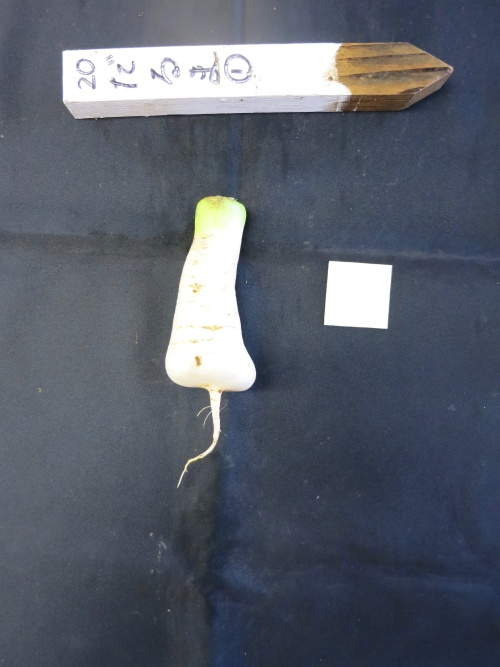
#> input picture test.jpg, 500 x 667 px
$ python -i radishlib.py   (imports and definitions only)   (older library calls are emulated)
#> lines starting #> are read from the running program, lines starting #| are printed output that depends on the picture; after the words box and inside, x2 and y2 are one past the last pixel; in counts of white or black regions, pixels touching at a corner belong together
# -*- coding: utf-8 -*-

#  radishib.py
#
import cv2
import matplotlib
import matplotlib.pyplot as plt
# from thin.thin import getSkelline
import numpy as np
import random
from copy import copy
import math

''' ------------------------------------
   cv2 用の画像を matplotlib の imshow で表示するための関数
'''

# 表示をオンオフするためのフラグ
IMGON = True

# プロット用関数
# [36 lines left out: functions plotimg, pltgry, pltcol, paraimage, not called in this run]

# 余分なマージンをカットする関数
# 余分なマージンをカットした画像を返す関数． オブジェクトサイズ/ratio だけマージンを残す
# 対象とする画像はシルエットが白のシルエット画像に限定
# ratio :  縁として残す割合　　　デフォルトは４　　　４なら白領域を囲む幅、高さの 1/4 のサイズの縁を残す
# showrec : 囲む矩形を描画するかどうかのフラグ  default は False つまり描かない
# color :  矩形を描く色
# bsize :  矩形の線の太さ

def cutmargin(img,ratio=4, showline = False, color=(255,255,255), bsize = 2) :
    x,y,w,h = cv2.boundingRect(img)
    x2 = int(w/ratio)
    y2 = int(h/ratio)
    shp = (h+2*y2,w+2*x2)
    outimg = np.zeros(shp, dtype=np.uint8)
    outimg[y2:y2+h,x2:x2+w]=img[y:y+h,x:x+w]
    if showline :
        outimg = cv2.rectangle(outimg,(x2,y2),(x2+w,y2+h),color,bsize)
    return outimg

# 指定された中心周りに指定された角度だけ画像を回転してマージンをカットする関数
# img : 入力画像
# deg : 回転角　degree
# cx,cy :  回転の中心　　　cx が負の数の場合は画像の中心を基準に回転
# ratio :  縁として残す割合

def imagerotation(img, deg,cx= -1, cy=-1 , ratio=4):  # deg 回転角，　(cx,cy) 回転中心  ratio
    if cx < 0:
        cx = img.shape[1]/2
        cy = img.shape[0]/2
    rows,cols = img.shape[:2]
    need = int(np.sqrt(rows**2+cols**2)) # 描画エリアを十分確保するために対角の長さを計算
    xoff = int((need-cols)/2)
    yoff = int((need-rows)/2)
    tmpimg = np.zeros((need,need),dtype=np.uint8) # 描画用画像エリア
    tmpimg[yoff:yoff+rows,xoff:xoff+cols]=img # シルエット画像をコピー
    mat = cv2.getRotationMatrix2D((cx+xoff,cy+yoff), deg, 1.0)
    outimg = cv2.warpAffine(tmpimg, mat, (0,0))
    outimg = cutmargin(outimg,ratio)
    cv2.threshold(outimg,127,255,cv2.THRESH_BINARY,dst=outimg)
    return outimg

# 回転を考慮した矩形でカットし，それを水平に向けた上でマージンをカット
def rotateAndcut(img,ratio=4) :
    cntimg = copy(img)
    _img,contours,hierarchy = cv2.findContours(cntimg, cv2.RETR_EXTERNAL, cv2.CHAIN_APPROX_NONE)
    radishcon = contours[0] # ダイコンの輪郭線
    para_reps = 0.01 # Sufficient accuracy for the radius (distance between the coordinate origin and the line).
    para_aeps = 0.01 # Sufficient accuracy for the angle. 0.01 would be a good default value for reps and aeps.
    # cv2.DIST_L2 は あてはめ誤差の評価基準　https://goo.gl/i0UQag
    [vx,vy,x0,y0] = cv2.fitLine(radishcon, cv2.DIST_L2,0,para_reps,para_aeps)
    deg = math.atan2(vy,vx)*180/np.pi + 180 # 必要な回転角の計算
    outimg = imagerotation(img,deg,x0,y0, ratio)
    return outimg

''' ------------------------------------
   ２階調化と膨張収縮によるゴミ除去

   ２階調化した後
   MORPH_OPEN（収縮後膨張） を２回実行して孤立点や線幅１の髭を除去×２回
   MORPH_CLOSE（膨張後収縮） を２回実行して穴埋め×２回
'''
# [6 lines left out: function dthreshold, not called in this run]

''' ------------------------------------
    ラベルイメージから小領域を削除する
'''
# [6 lines left out: function removeSmallArea, not called in this run]

''' ------------------------------------
    白黒画像中の最大面積の連結成分を取り出す
'''
# [6 lines left out: function getBigWhite, not called in this run]

''' ------------------------------------
    白画素の数を答える
'''
# [5 lines left out: function countWhitePixels, not called in this run]


''' ------------------------------------
    ダイコン画像と指標画像を分離し、基準となる長さを画素数として求める
    bw ：　画像
    choice : 1  なら1番大きい領域を取り出す。　２なら２番めに大きい領域を取り出す
    output: True ならファイル出力する
    show : True なら表示する
    outfile: 出力ファイル名
    返り値：　ダイコン画像、指標画像、単位長さ辺りのピクセル数、面積
'''
# [18 lines left out: function getRadish, not called in this run]


''' ------------------------------------
ラベリングして色つけ
    image  2値画像
    connectivity  8連結型か4連結型かのスイッチ(default 8 )
        4連結の場合は斜めに隣接していても連続していないと考える
    bw 1 なら白領域のラベリング、０なら黒領域のラベリング

        関数
            labeling()  ->  ラベリングしてラベル数、ラベル画像、情報を返す  (gray)
            color2label()  -> ラベル画像に色づけして返す（color)
            colorlabeling()  ->  ラベリングして色付けしてカラー画像を返す（color)

    返り値  (numberoflabels, labelimg, menseki)
         numberoflabels  ラベルの数（反対色全体も０のラベルがつくので１多くなる）
         labelimg　各画素の明るさデータの代わりにラベルデータが入った画像
         menseki 各ラベルのつけられた画素数のリスト
'''
# image に連結成分ごとのラベルをつけて画像として返す関数
# [44 lines left out: functions labeling, labeling2, color2label, colorlabeling, not called in this run]

''' ------------------------------------
線図形のセグメンテーション
'''
# 指定されたピクセルの周囲のピクセルを取得
# [5 lines left out: function neighbours, not called in this run]

# 連結数 (8連結)
def connection_number(neighbours):
    n = 1-np.array(neighbours)
    return sum((1-n)[:-2]), sum( n[i] -  n[i]*n[i+1]*n[i+2]  for  i in range(0,7,2))

# スケルトンのリストを生成する関数、細線化バージョン
# [20 lines left out: function skellist, not called in this run]

''' ------------------------------------
スケルトンからの２値画像データの復元
'''
# スケルトンデータから2値画像データを復元 （検証のため）
# skeldata は [x,y,d] のリスト、dは距離データ

# [31 lines left out: functions skel2img, skel2img2, skelOnimg, not called in this run]

'''' ------------------------------------
スケルトンを分岐点で分割

完全に幅１の８連結線画であることが前提
'''
# [20 lines left out: function skllabel, not called in this run]

''' ------------------------------------
スケルトンの髭を除去する
'''
# [67 lines left out: functions oneSkelton, recalcDistanceP, not called in this run]


'''
描画関数

radiusfunc(invert)
軸に沿った距離を横軸，　その点の距離データを縦軸にしたグラフを描く
（距離データとは軸上の点から表皮までの最短距離．　　中央辺りでは径に相当する

'''
# [242 lines left out: functions radiusfunc, makeNormalizedImage, getContour, getTipData, getTipDataAll, shiftX and 4 more, not called in this run]
    # pts: サンプル点,
    # dl : サンプルの始点から測った折れ線近似された輪郭に沿って各点までの距離
    # cuv: 曲率のリスト

'''
山登りによるスケルトン抽出

軸に沿った距離を横軸，　その点の距離データを縦軸にしたグラフを描く
（距離データとは軸上の点から表皮までの最短距離．　　中央辺りでは径に相当する

'''

# 座標(x,y) の８近傍データの取得
# 方向番号は右を０として、時計回り
#        5  6  7
#        4     0
#        3  4  1
# [115 lines left out: functions get8nb, decideDirection, getNextRidge13, not called in this run]

''' ******* 指定点からのスケルトントレース　方法１

 point = (sx,sy) 追跡開始点、
 direct  = 0~7  初期追跡方向、
　　　　　　5   6   7
     4   　　　   0　　　　　  右方向を０とし、時計回りに、１，２，３
     3   2   1
 distances 距離データの２次元配列
 phaseswitch  この太さの地点を通り過ぎるまでは周辺が黒画素から距離１でも先に進む
 para1 斜め方向の割引率
 para2 後述
'''
''' 【概要】
追跡開始点から direct の方向に、次式の評価値の高い点をピックアップすることでスケルトンを得る。

評価値　＝　黒画素からの距離　＋　 para2 * 開始点からの距離

停止条件：最大径地点通過後、距離１の点にたどり着いた

ただし、phaseswitch で指定する距離の点に遭遇するまでは距離1の点があったとしても追跡を続ける
返り値 skel は [x座標、y座標、距離] のリスト（numpy array）

'''
# [27 lines left out: function traceRidges1, not called in this run]


''' ******* 指定点からのスケルトントレース　方法2

 point = (sx,sy) 追跡開始点、
 targetpoint = (mx,my)  目標点　　　通常は最大径地点を指定する
 direct  = 0~7  初期追跡方向、
　　　　　　5   6   7
     4   　　　   0　　　　　  右方向を０とし、時計回りに、１，２，３
     3   2   1
 distances 距離データの２次元配列
 phaseswitch  この太さの地点を通り過ぎるまでは周辺が黒画素から距離１でも先に進む
 para1 斜め方向の割引率
 para2 角度の偏移の排除基準
'''
''' 【概要】
追跡開始点から direct の方向に、黒画素からの距離　＋　 para2 * 開始点からの距離

停止条件：最大径地点通過後、距離１の点にたどり着いた

ただし、phaseswitch で指定する距離の点に遭遇するまでは距離1の点があったとしても追跡を続ける
返り値 skel は [x座標、y座標、距離] のリスト（numpy array）

'''

# [195 lines left out: functions getNextRidge2, traceRidges2, traceRidges3, recalcDistanceP, makeNormalizedImage, not called in this run]

>>> import cv2
>>> picture = cv2.imread('test.jpg', cv2.IMREAD_GRAYSCALE)
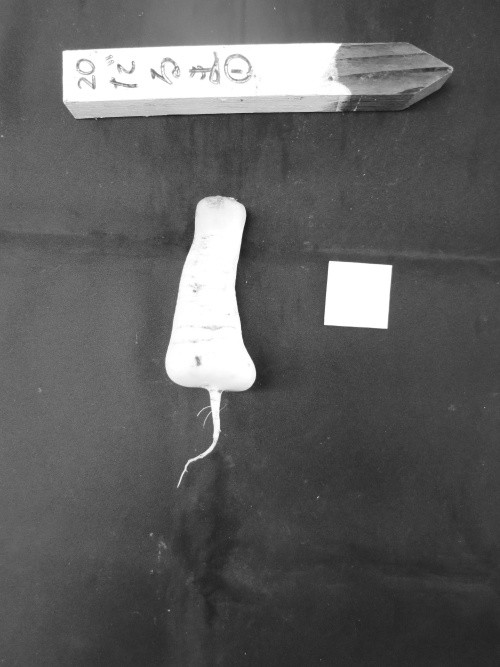
#> picture: shape (667, 500); min 25, max 255, mean 94.6
>>> result = rotateAndcut(picture)
#> in rotateAndcut, `_img,contours,hierarchy = cv2.findContours(cntimg, cv2.RETR_EXTERNAL, ..`: contours = 1 contour; box (x1, y1, x2, y2) and area: (0, 0, 500, 667) 332334
#> in rotateAndcut, `radishcon = contours[0]`: radishcon = contour of 2330 points, box (x1, y1, x2, y2) (0, 0, 500, 667), area 332334
#> in rotateAndcut, `[vx,vy,x0,y0] = cv2.fitLine(radishcon, cv2.DIST_L2,0,para_reps,para_ae..`: vx = [-4.37e-08]; vy = [1]; x0 = [249.5]; y0 = [333]
#> in rotateAndcut, `deg = math.atan2(vy,vx)*180/np.pi + 180`: deg = 270
#> in imagerotation, `tmpimg[yoff:yoff+rows,xoff:xoff+cols]=img`:
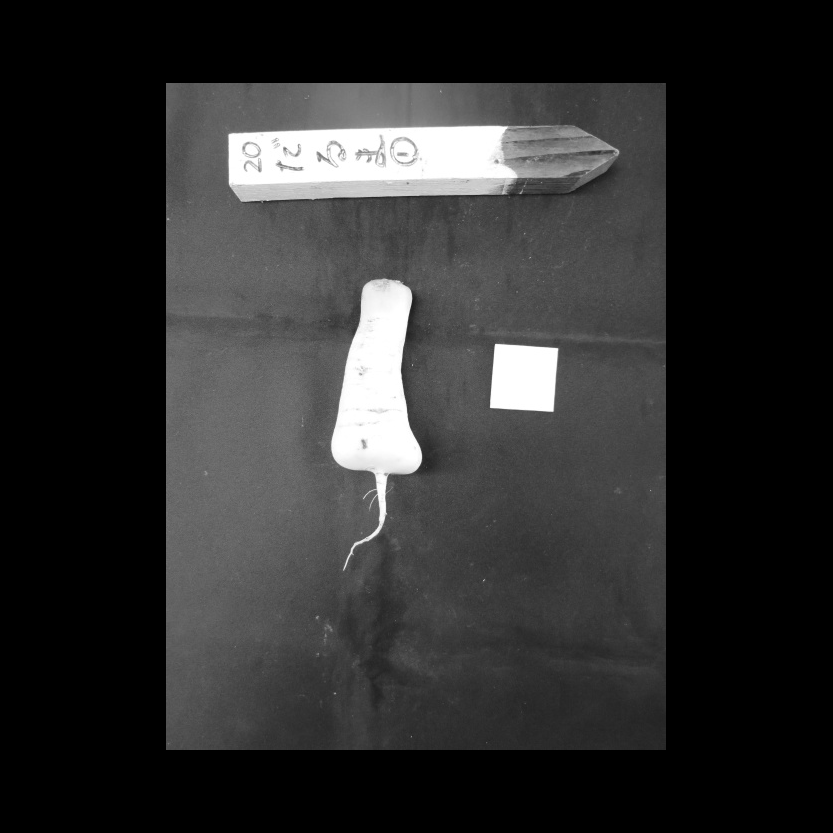
#> tmpimg: shape (833, 833); min 0, max 255, mean 45.4
#> in imagerotation, `mat = cv2.getRotationMatrix2D((cx+xoff,cy+yoff), deg, 1.0)`: mat = [[4.37e-08, -1, 831.5], [1, 4.37e-08, 0.5]]
#> in imagerotation, `outimg = cv2.warpAffine(tmpimg, mat, (0,0))`:
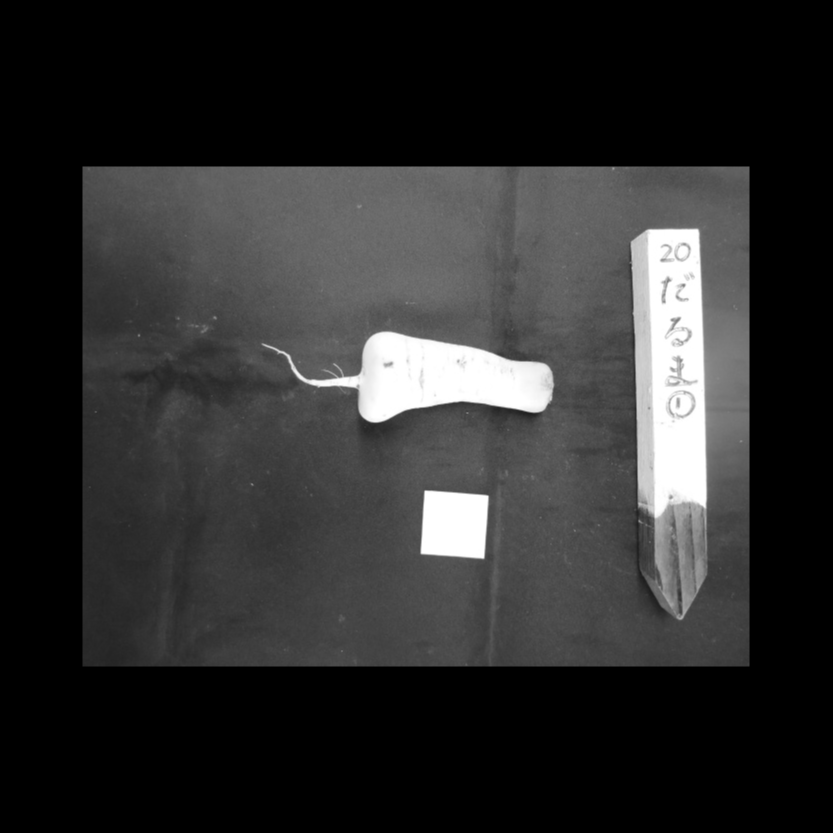
#> outimg: shape (833, 833); min 0, max 255, mean 45.5
#> in cutmargin, `x,y,w,h = cv2.boundingRect(img)`: x = 82; y = 166; w = 668; h = 501
#> in cutmargin, `x2 = int(w/ratio)`: x2 = 167
#> in cutmargin, `y2 = int(h/ratio)`: y2 = 125
#> in cutmargin, `shp = (h+2*y2,w+2*x2)`: shp = (751, 1002)
#> in cutmargin, `outimg[y2:y2+h,x2:x2+w]=img[y:y+h,x:x+w]`:
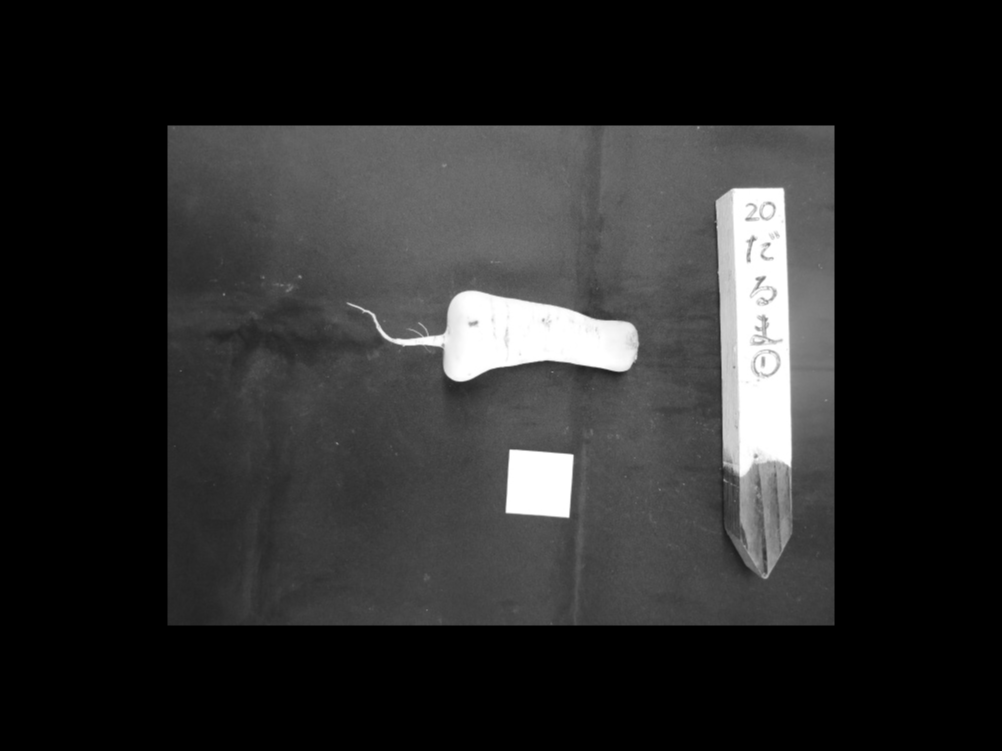
#> outimg: shape (751, 1002); min 0, max 255, mean 42
#> in imagerotation, `cv2.threshold(outimg,127,255,cv2.THRESH_BINARY,dst=outimg)`:
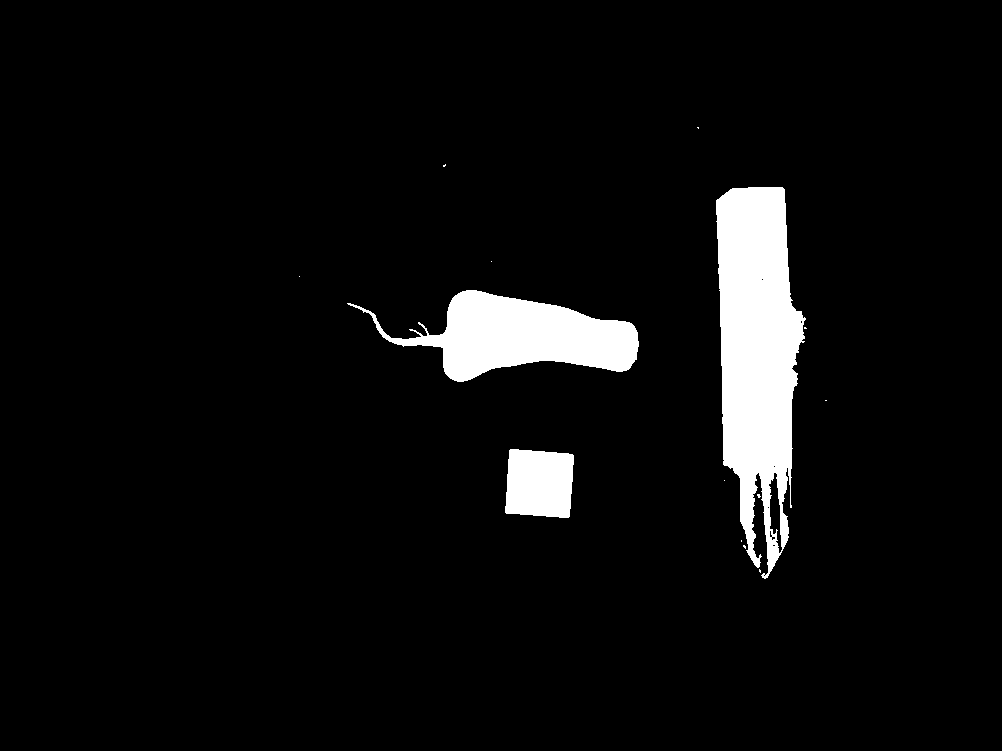
#> outimg: shape (751, 1002); 5.3% white; 14 white regions (11 under 20 px), largest, box (x1, y1, x2, y2) and area: (716, 187, 806, 579) 23050, (347, 290, 639, 382) 12886, (505, 449, 574, 518) 4214
